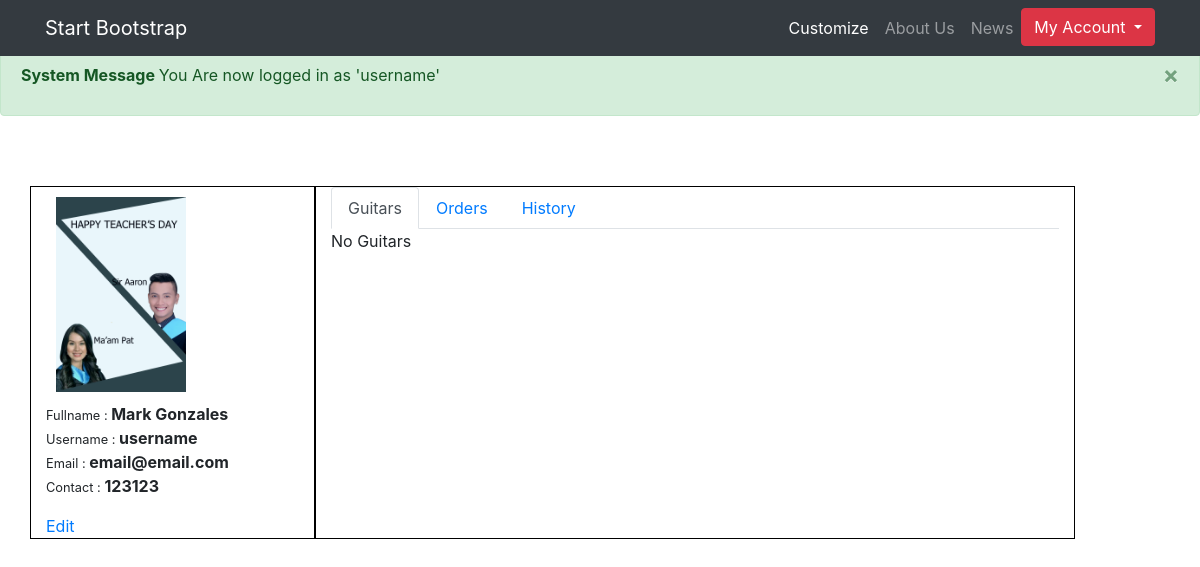
Page /client/profile.php (signed in) on the committed database.
### tables this page shows
CREATE TABLE IF NOT EXISTS `tbl_accs` (
  `id` int(11) NOT NULL AUTO_INCREMENT,
  `type` char(1) NOT NULL,
  `fname` varchar(100) NOT NULL,
  `lname` varchar(100) NOT NULL,
  `gender` char(1) DEFAULT NULL,
  `email` varchar(100) DEFAULT NULL,
  `contact` varchar(100) DEFAULT NULL,
  `address` text,
  `username` varchar(100) DEFAULT NULL,
  `password` varchar(255) DEFAULT NULL,
  `profile_pic` text,
  `status` char(1) DEFAULT NULL,
  PRIMARY KEY (`id`)
);

### client/profile.php (the view, shortened to what this page needs)
<?php
    require_once('includes/sources/head.php');
?>
</head>
<body>
    <?php
        require_once('includes/views/navigation.php');
    ?>
    <?php
        require_once('includes/component/popups.php');
    ?>
    <?php
        $sql = "SELECT * ,concat(fname , ' ' , lname) as fullname FROM tbl_accs where id = '{$_SESSION['user_id']}'";
        $query  = $con->query($sql);
        $result = mysqli_fetch_assoc($query);
    ?>
    <div class="container">
        <div class="row">
            <aside class="col-md-3" style="border:1px solid #000;">
                <img src="../images/<?php echo $result['profile_pic']?>" id="profile">
                <ul class="list-unstyled">
                    <li class="text-capitalize"><small>Fullname : </small><strong><?php echo $result['fullname']?></strong></li>
                    <li><small>Username : </small> <strong><?php echo $result['username']?></strong></li>
                    <li><small>Email : </small> <strong><?php echo $result['email']?></strong></li>
                    <li><small>Contact : </small> <strong><?php echo $result['contact']?></strong></li>
                </ul>
                <a href="#">Edit</a>
            </aside>
            <section class="col-md-8" style="border:1px solid #000;">
                <?php
                    if(!isset($_GET['view']) && !isset($_GET['id'])) {
                        require_once('includes/pages/profile_main.php');
                    }
                ?>
            </section>
        </div>
    </div>
</body>
</html>

### client/profile.php (style rules this page uses)
#profile { width: 150px; padding: 10px; }

### rows in the picture
tbl_accs: profile_pic (picture), username "username", email "email@email.com", contact "123123"

### other values in the picture
$message "You Are now logged in as 'username'"
$result['fullname'] "Mark Gonzales"
